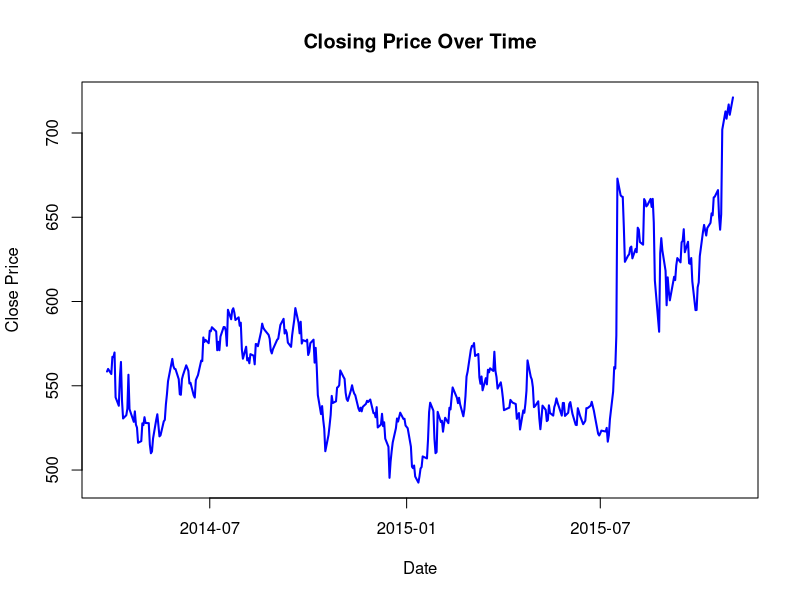

Here is the R script that generated this plot:
cat("========================================\n")
cat("CASE STUDY 3 : SHARE MARKET DATA ANALYSIS AND PREDICTION\n")
cat("========================================\n\n")

# Load dataset
stock <- read.csv("stock.csv", stringsAsFactors = FALSE)

cat("1. Summary statistics of stock dataset:\n")
print(summary(stock))

cat("\nStructure of dataset:\n")
str(stock)

cat("\n2. Daily Return (in %):\n")
stock$Daily_Return <- ((stock$Close - stock$Open) / stock$Open) * 100
print(head(stock$Daily_Return, 10))

cat("\n3. Highest and Lowest Closing Price:\n")
highest_close <- max(stock$Close, na.rm = TRUE)
lowest_close <- min(stock$Close, na.rm = TRUE)
cat("Highest Closing Price =", highest_close, "\n")
cat("Lowest Closing Price =", lowest_close, "\n")

cat("\n4. Plot Closing Price over Time:\n")
stock$Date <- as.Date(stock$Date)
plot(stock$Date, stock$Close,
     type = "l",
     main = "Closing Price Over Time",
     xlab = "Date",
     ylab = "Close Price",
     col = "blue", lwd = 2)

cat("\n5. Average Trading Volume:\n")
avg_volume <- mean(stock$Volume, na.rm = TRUE)
print(avg_volume)

cat("\n6. Correlation between Volume and Close Price:\n")
cor_stock <- cor(stock$Volume, stock$Close, use = "complete.obs")
print(cor_stock)

cat("\n7. Linear regression model to predict Close using Open:\n")
model3 <- lm(Close ~ Open, data = stock)
print(summary(model3))

cat("\n8. R-squared value:\n")
r2_stock <- summary(model3)$r.squared
print(r2_stock)
cat("R-squared shows how much variation in Close is explained by Open.\n")

cat("\ncode written and executed by Ujjwal Gupta , ERP: 0231BCA051 of BCA, 6th Sem, BVIMR\n")
